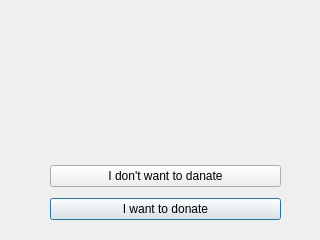
<?xml version="1.0" encoding="UTF-8"?>
<ui version="4.0">
 <class>FirstStart</class>
 <widget class="QDialog" name="FirstStart">
  <property name="geometry">
   <rect>
    <x>0</x>
    <y>0</y>
    <width>320</width>
    <height>240</height>
   </rect>
  </property>
  <property name="windowTitle">
   <string>First Start</string>
  </property>
  <widget class="QWidget" name="verticalLayoutWidget">
   <property name="geometry">
    <rect>
     <x>50</x>
     <y>160</y>
     <width>231</width>
     <height>66</height>
    </rect>
   </property>
   <layout class="QVBoxLayout" name="verticalLayout">
    <item>
     <widget class="QPushButton" name="Donate">
      <property name="text">
       <string>I don't want to danate</string>
      </property>
      <property name="default">
       <bool>false</bool>
      </property>
     </widget>
    </item>
    <item>
     <widget class="QPushButton" name="dontDonate">
      <property name="text">
       <string>I want to donate</string>
      </property>
      <property name="default">
       <bool>true</bool>
      </property>
     </widget>
    </item>
   </layout>
  </widget>
 </widget>
 <resources/>
 <connections/>
</ui>
